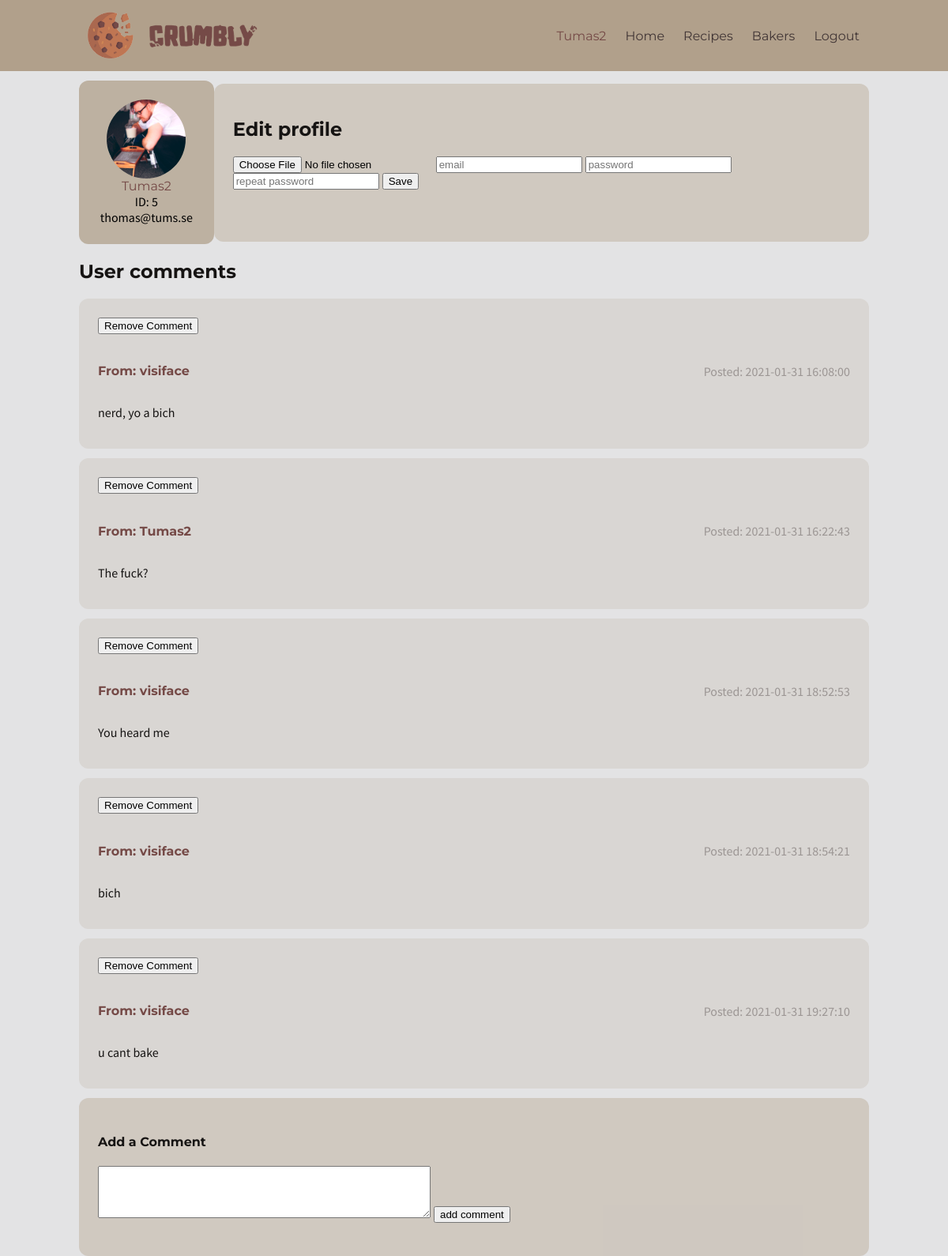
/profile.php?user_ID=5 (signed in), run on the app's committed database.
### tables this page shows
CREATE TABLE `users` (
  `usersID` int(11) NOT NULL,
  `usersUsername` varchar(128) NOT NULL,
  `usersEmail` varchar(128) NOT NULL,
  `usersPassword` varchar(128) NOT NULL,
  `avatar` text DEFAULT NULL
);

CREATE TABLE `comments` (
  `ID` int(11) NOT NULL,
  `usersProfileID` int(11) NOT NULL,
  `usersID` int(11) NOT NULL,
  `comment` text NOT NULL,
  `date` datetime NOT NULL DEFAULT current_timestamp()
);

### profile.php (the view, shortened to what this page needs)
<?php include_once("header.php"); ?>
<?php
  global $conn;
  $user_ID = ( isset($_GET['user_ID'])
    ? $_GET['user_ID']
    : ( isset($_SESSION["usersID"])
      ? $_SESSION["usersID"]
      : FALSE
    )
  );
  $sql = "SELECT * FROM users WHERE usersID = $user_ID";
  if ($result = mysqli_query($conn, $sql)) {
    if( $result->num_rows > 0 ){
      while($obj = $result->fetch_object()){
        ?>
          <div class="profile-container">
            <div class="profile rounded">
              <div class="avatar">
                <img src="img/avatars/<?= ( $obj->avatar ?? 'placeholder.jpg' ); ?>">
              </div>
              <div class="username font-mont">
                <?= $obj->usersUsername; ?>
              </div>
              <div class="email font-sans">
                ID: <?= $obj->usersID; ?>
                <?= $obj->usersEmail; ?>
              </div>
            </div>
            <?php if( isset($_SESSION["usersID"]) && $_SESSION["usersID"] == $obj->usersID ){ ?>
              <div class="profile-info rounded">
                <h2 class="profile-title font-mont">Edit profile</h2>
                <form action="includes/edit.inc.php" method="post" enctype="multipart/form-data">
                  <input type="file" name="avatar">
                  <input type="email" name="email" placeholder="email">
                  <input type="password" name="password" placeholder="password">
                  <input type="password" name="passwordRepeat" placeholder="repeat password">
                  <button type="submit" name="submit">Save</button>
                </form>
              </div>
            <?php } ?>
          </div>
          <h2 class="profile-title font-mont">User comments</h2>
          <?php
            $sql = "SELECT
                comments.ID,
                comments.usersID,
                users.usersUsername,
                comments.comment,
                comments.date
              FROM
                comments
              INNER JOIN
                users
              ON
                comments.usersID = users.usersID
              WHERE
                usersProfileID = {$obj->usersID}";
            if ($result = mysqli_query($conn, $sql)) {
              if( $result->num_rows > 0 ){
                while($comment = $result->fetch_object()){
                  ?>
                    <div class="profile-container">
                      <div class="comment-container rounded">
                        <?php if( isset($_SESSION["usersID"]) && $_SESSION["usersID"] == $obj->usersID ){ ?>
                          <form action="includes/comment.inc.php" method="post" class="remove-comment">
                            <button type="submit" name="submit">Remove Comment</button>
                          </form>
                        <?php } ?>
                        <div class="comment <?= ( $comment->usersID == $obj->usersID ? 'current-user' : '' ); ?>" id="<?= $comment->ID; ?>">
                          <div class="nav-left">
                            <div class="username font-mont">
                              <h4>
                                From: <a href="<?= "{$_SERVER['REQUEST_URI']}?user_ID={$comment->usersID}" ?>"><?= $comment->usersUsername; ?></a>
                              </h4>
                            </div>
                            <div class="comment-date font-sans">
                              Posted: <?= $comment->date; ?>
                            </div>
                          </div>
                          <div class="user-comment font-sans">
                            <?= $comment->comment; ?>
                          </div>
                        </div>
                      </div>
                    </div>
                  <?php
                }
              } else {
                echo "<h3>No comments</h3>";
              }
            }
          ?>
            <?php if( isset($_SESSION["usersID"]) ){ ?>
              <div class="profile-info rounded">
                <h4 class="profile-title font-mont">Add a Comment</h4>
                <form action="includes/comment.inc.php" method="post">
                  <textarea name="comment" rows="4" cols="50"></textarea>
                  <button type="submit" name="submit">add comment</button>
                </form>
              </div>
            <?php } ?>
        <?php
      }
    } else {
      echo "The user with ID: $user_ID, does not exist";
    }
  }
?>
<?php include_once("footer.php"); ?>

### css/style.css (style rules this page uses)
* { box-sizing: border-box; }
body, html { margin: 0px; padding: 0px; background-color: var(--main-bg-color); width: 100%; }
.font-sans { font-family: 'Source Sans Pro', sans-serif; }
.font-mont { font-family: 'Montserrat', sans-serif; }
.nav-left { display: flex; justify-content: center; align-items: center; }
.comment .username a, .username a { color: var(--tertiary-txt-color); text-decoration: none; }
.profile { background-color: rgba(177, 160, 139, 0.75); max-width: 180px; min-height: 200px; padding: 24px; text-align: center; }
.profile-info { background-color: rgba(177, 160, 139, 0.40); padding: 24px; width: 100%; min-height: 200px; }
.profile-container { display: flex; align-items: center; justify-content: center; margin: 12px 0px; }
.profile-title { color: var(--primary-txt-color); }
.rounded { border-radius: 12px; }
.comment-container { background-color: rgba(177, 160, 139, 0.20); padding: 24px; width: 100%; }
.comment-date { color: rgba(66, 54, 54, 0.4); }
.user-comment { padding: 12px 0px; color: var(--primary-txt-color); }
.avatar { width:100px; height:100px; margin: 0 auto; }
.avatar > img { object-fit:cover; width: 100%; height: 100%; border-radius: 50%; }
.username { color: var(--tertiary-txt-color); }

### data on the page
users: avatar (picture), usersUsername "Tumas2", usersID "5", usersEmail "thomas@tums.se"
comments: usersID.usersUsername "visiface", date "2021-01-31 16:08:00", comment "nerd, yo a bich"
comments: usersID.usersUsername "Tumas2", date "2021-01-31 16:22:43", comment "The fuck?"
comments: usersID.usersUsername "visiface", date "2021-01-31 18:52:53", comment "You heard me"
comments: usersID.usersUsername "visiface", date "2021-01-31 18:54:21", comment "bich"
comments: usersID.usersUsername "visiface", date "2021-01-31 19:27:10", comment "u cant bake"

### other printed values
$_SESSION["usersUsername"] "Tumas2"
$link_value "Home"
$link_value "Recipes"
$link_value "Bakers"
